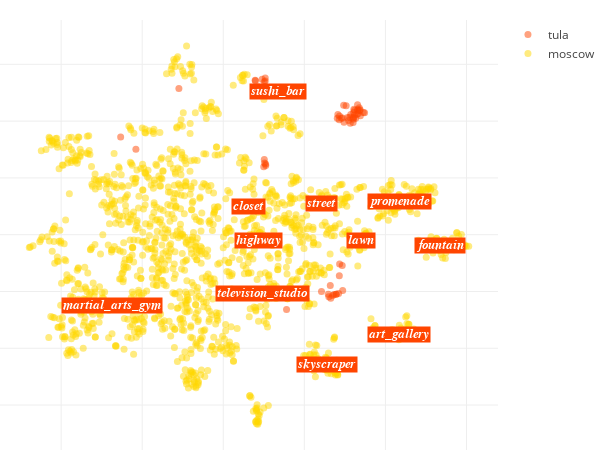

Write notebook code for a chart like this one.
### Code cell
locations_scatter(city_data, opposite_city_data)

### Figure 1 — Plotly figure (JSON) as saved in the notebook; plotly's stock layout.template omitted (floating-point values rounded to 4 significant figures; data arrays with more than 128 entries replaced by an {"elided": "..."} marker saying what was removed)
{"data": [{"hoverinfo": "text", "marker": {"color": "orangered", "opacity": 0.5, "size": 7}, "mode": "markers", "name": "tula", "text": ["Хинкальная Genatsval...<br>dressing_room, beer_hall, television_studio", "Детская поликлиника ...<br>television_studio, dressing_room, martial_arts_gym", "Арбитражный Суд Туль...<br>discotheque, dressing_room, booth", "Тульский Академическ...<br>television_studio, dressing_room, museum", "GRP Sweet Concept St...<br>coffee_shop, booth, florist_shop", "GRP Group<br>coffee_shop, dressing_room, beer_hall", "Томато Ресторан Пицц...<br>coffee_shop, dressing_room, beer_hall", "Кофе Культ на Красно...<br>coffee_shop, dressing_room, beer_hall", "Музей Тульского Прян...<br>bookstore, television_studio, library", "Clever bar tula<br>beer_hall, booth, dressing_room", "Другое дело<br>beer_hall, sushi_bar, dressing_room", "Паб 3 Сестры<br>beer_hall, bar, dressing_room", "Кофейня 38<br>coffee_shop, delicatessen, beer_hall", "Вавилон Тула<br>discotheque, dressing_room, martial_arts_gym", "Мачо<br>booth, television_studio, dressing_room", "Кофейня Сова<br>coffee_shop, dressing_room, art_studio", "Башня ресторан пивов...<br>beer_hall, dressing_room, delicatessen", "Хинкальная У Кремля<br>dressing_room, coffee_shop, restaurant", "Milk Jagger Coffee<br>coffee_shop, beer_hall, sushi_bar", "Sindikat Smoki<br>discotheque, dressing_room, television_studio", "Гриль Бар DROVA<br>beer_hall, discotheque, delicatessen", "Тульский Государстве...<br>television_studio, booth, promenade", "Центр Стоматологии<br>dressing_room, booth, sushi_bar", "Шанти Индийский сало...<br>discotheque, bookstore, booth", "Шоколад<br>coffee_shop, beer_hall, dressing_room", "WELL WELL WELL kitch...<br>beer_hall, dressing_room, coffee_shop", "Check In BAR<br>sushi_bar, beer_hall, coffee_shop", "Кофейня Шоколад<br>coffee_shop, beer_hall, dressing_room", "Kremlin in Tula<br>television_studio, martial_arts_gym, stadium", "Vеранда I Garden Str...<br>beer_hall, sushi_bar, discotheque", " ernovar Тула<br>beer_hall, coffee_shop, bar", "Saldens Taphouse<br>beer_hall, dressing_room, coffee_shop", "BARY на Красноармейс...<br>coffee_shop, dressing_room, sushi_bar", "Frau Marta Bierhaus<br>beer_hall, florist_shop, dressing_room", "Музей Оружия Октябрь...<br>television_studio, museum, dressing_room", "Библиотека<br>television_studio, pub, bookstore", "Тульский Государстве...<br>television_studio, museum, promenade", "Школа Кофе Культ<br>coffee_shop, beer_hall, booth", "MR CUP на Толстого<br>coffee_shop, florist_shop, sushi_bar", "StakeHouse 59<br>beer_hall, dressing_room, florist_shop", "Кофе Культ<br>coffee_shop, dressing_room, discotheque", "BARY<br>coffee_shop, dressing_room, sushi_bar", "In Friday We Trust<br>dressing_room, booth, florist_shop", "Espresso Bar Kaffein...<br>coffee_shop, dressing_room, sushi_bar", "Советский спорт<br>beer_hall, booth, discotheque", "Boulangerie Paris<br>coffee_shop, dressing_room, florist_shop", "Светоч Тула<br>booth, martial_arts_gym, florist_shop", "Bary iskra<br>coffee_shop, dressing_room, sushi_bar", "Кофейня Кофе и Люди<br>coffee_shop, beer_hall, martial_arts_gym", "Кофе Культ на Толсто...<br>coffee_shop, dressing_room, beer_hall", "Два пекаря<br>coffee_shop, dressing_room, delicatessen", "Оружейный Музей<br>promenade, martial_arts_gym, television_studio", "Diamond Bar<br>discotheque, television_studio, beer_hall", "Burger Heroes<br>coffee_shop, beer_hall, delicatessen", "Музей Тульский пряни...<br>television_studio, dressing_room, church", "BARY на Первомайской<br>coffee_shop, booth, dressing_room", "Два Пекаря<br>coffee_shop, dressing_room, museum", "BARY на Первомайской<br>coffee_shop, dressing_room, television_studio", "Мама Мия Тула<br>dressing_room, discotheque, beer_hall", "Hookahplacetula<br>discotheque, television_studio, sushi_bar", "Тульская Чайная<br>coffee_shop, fountain, beer_hall", "Дабл би<br>coffee_shop, dressing_room, martial_arts_gym", "Кофе Культ на пр Лен...<br>coffee_shop, dressing_room, fountain", "Кафе Сова<br>coffee_shop, dressing_room, art_studio", "The TRUMP<br>beer_hall, delicatessen, dressing_room", "Профит Отель<br>coffee_shop, dressing_room, sushi_bar", "Тульский Музей Оружи...<br>television_studio, museum, promenade", "MR CUP на Советской<br>coffee_shop, florist_shop, dressing_room", "Другое Дело<br>beer_hall, coffee_shop, dressing_room", "Кофейный дом orus<br>coffee_shop, beer_hall, dressing_room", "Mama Mia<br>coffee_shop, dressing_room, beer_hall", "Прокофий<br>coffee_shop, beer_hall, dressing_room", "Винный Погреб<br>beer_hall, dressing_room, bookstore"], "type": "scatter", "uid": "cba59962-58ab-11e9-92c7-3c15c2cf2370", "x": [-21.56, 25.91, 9.983, 26.04, 32.68, 32.22, 28.68, 30.92, 29.46, 7.926, 10.42, 10.35, 30.31, 10.48, 28.63, 31.18, 10.08, 28.13, 31.44, -10.95, 13.53, 27.31, 29.34, 10.12, 32.4, 8.67, 13.56, 29.79, 24.23, 13.5, 10.35, 10.1, 33.54, 8.583, 26.51, 28.45, 27.84, 32.16, 34.56, 9.316, 28.61, 33.01, 28.7, 33.17, 7.865, 33.82, 15.61, 30.66, 32.14, 32.22, 33.29, 26.4, 10.19, 29.7, 26.98, 33.15, 33.77, 33.64, -25.32, 10.45, 32.04, 32.35, 31.33, 29.13, 10.69, 29.45, 27.84, 34.86, 10.15, 33.13, 28.27, 31.96, 9.58], "y": [30.11, -20.98, 23.95, -21.85, 41.01, 41.33, 41.81, 40.25, -19.68, 54.19, 51.52, 55.18, 45.45, 24.36, -14.44, 41.38, 51.12, 41.04, 42.32, 51.53, 49.12, -21.07, -10.82, 26.49, 43.86, 50.56, 50.33, 39.61, -20.01, 49.56, 54.11, 53.84, 44.68, 52.13, -22.4, -20.74, -20.99, 43.03, 43.0, 51.77, 40.51, 42.45, -10.37, 44.08, 54.44, 41.88, -26.36, 41.26, 40.7, 44.21, 42.71, -17.87, 25.24, 45.63, -21.45, 43.63, 44.01, 43.76, 34.44, 24.86, 39.51, 42.16, 39.23, 41.01, 50.77, 41.07, -20.99, 42.95, 52.23, 45.75, 42.36, 41.12, 54.77]}, {"hoverinfo": "text", "marker": {"color": "gold", "opacity": 0.5, "size": 7}, "mode": "markers", "name": "moscow", "text": {"elided": "1455 str values"}, "type": "scatter", "uid": "cba5adcc-58ab-11e9-8a92-3c15c2cf2370", "x": {"elided": "1455 float values"}, "y": {"elided": "1455 float values"}}], "layout": {"annotations": [{"bgcolor": "orangered", "font": {"color": "white", "family": "arial", "size": 12.5}, "opacity": 1, "showarrow": false, "text": "<i><b>highway", "x": 8.644, "xanchor": "center", "y": -2.042}, {"bgcolor": "orangered", "font": {"color": "white", "family": "arial", "size": 12.5}, "opacity": 1, "showarrow": false, "text": "<i><b>closet", "x": 6.321, "xanchor": "center", "y": 10.05}, {"bgcolor": "orangered", "font": {"color": "white", "family": "arial", "size": 12.5}, "opacity": 1, "showarrow": false, "text": "<i><b>television_studio", "x": 9.629, "xanchor": "center", "y": -20.74}, {"bgcolor": "orangered", "font": {"color": "white", "family": "arial", "size": 12.5}, "opacity": 1, "showarrow": false, "text": "<i><b>promenade", "x": 43.36, "xanchor": "center", "y": 11.85}, {"bgcolor": "orangered", "font": {"color": "white", "family": "arial", "size": 12.5}, "opacity": 1, "showarrow": false, "text": "<i><b>art_gallery", "x": 43.31, "xanchor": "center", "y": -35.13}, {"bgcolor": "orangered", "font": {"color": "white", "family": "arial", "size": 12.5}, "opacity": 1, "showarrow": false, "text": "<i><b>sushi_bar", "x": 13.56, "xanchor": "center", "y": 50.33}, {"bgcolor": "orangered", "font": {"color": "white", "family": "arial", "size": 12.5}, "opacity": 1, "showarrow": false, "text": "<i><b>lawn", "x": 34.03, "xanchor": "center", "y": -2.063}, {"bgcolor": "orangered", "font": {"color": "white", "family": "arial", "size": 12.5}, "opacity": 1, "showarrow": false, "text": "<i><b>street", "x": 24.21, "xanchor": "center", "y": 11.09}, {"bgcolor": "orangered", "font": {"color": "white", "family": "arial", "size": 12.5}, "opacity": 1, "showarrow": false, "text": "<i><b>martial_arts_gym", "x": -27.45, "xanchor": "center", "y": -24.96}, {"bgcolor": "orangered", "font": {"color": "white", "family": "arial", "size": 12.5}, "opacity": 1, "showarrow": false, "text": "<i><b>skyscraper", "x": 25.5, "xanchor": "center", "y": -45.87}, {"bgcolor": "orangered", "font": {"color": "white", "family": "arial", "size": 12.5}, "opacity": 1, "showarrow": false, "text": "<i><b>fountain", "x": 53.37, "xanchor": "center", "y": -3.96}], "height": 450, "hovermode": "closest", "margin": {"b": 0, "l": 0, "r": 30, "t": 20}, "width": 600, "xaxis": {"showticklabels": false, "zeroline": false}, "yaxis": {"showticklabels": false, "zeroline": false}}}
